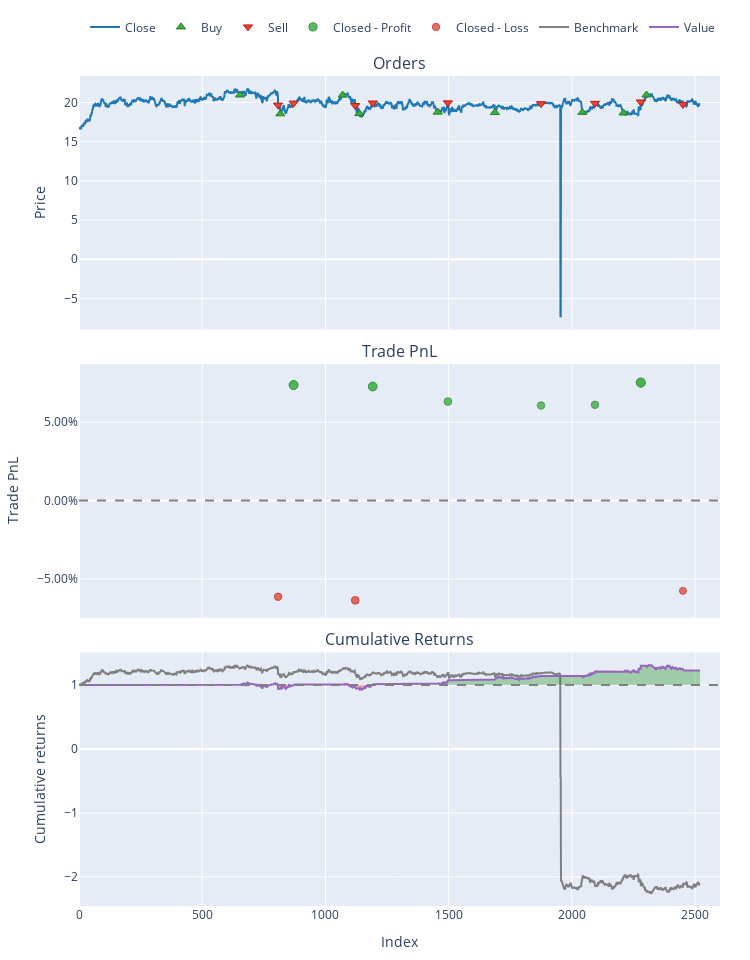

Notebook source saved alongside this figure:
### Code cell
pf.plot().show()

### Figure 1 — Plotly figure (JSON) as saved in the notebook; plotly's stock layout.template omitted (floating-point values rounded to 4 significant figures; data arrays with more than 128 entries replaced by an {"elided": "..."} marker saying what was removed)
{"data": [{"legendgroup": "0", "line": {"color": "#1f77b4"}, "name": "Close", "showlegend": true, "type": "scatter", "uid": "a4ff1629-c197-4c51-b1e1-c54dd1ad1edf", "x": {"elided": "2521 int values"}, "xaxis": "x", "y": {"elided": "2521 float values"}, "yaxis": "y"}, {"customdata": [[0, 4.77, 0], [2, 5.058, 0], [4, 4.811, 0], [6, 5.077, 0], [8, 5.392, 0], [10, 5.749, 0], [12, 6.089, 0], [14, 6.489, 0], [16, 6.213, 0]], "hovertemplate": "Order Id: %{customdata[0]}<br>Timestamp: %{x}<br>Price: %{y}<br>Size: %{customdata[1]:.6f}<br>Fees: %{customdata[2]:.6f}", "legendgroup": "1", "marker": {"color": "#37B13F", "line": {"color": "rgb(38,123,44)", "width": 1}, "size": 8, "symbol": "triangle-up"}, "mode": "markers", "name": "Buy", "type": "scatter", "uid": "008b0afc-c61a-4327-952f-24edb975ec6e", "x": [653, 817, 1070, 1138, 1456, 1688, 2043, 2210, 2303], "xaxis": "x", "y": [20.96, 18.56, 20.95, 18.59, 18.78, 18.72, 18.75, 18.67, 20.96], "yaxis": "y"}, {"customdata": [[1, 4.77, 0], [3, 5.058, 0], [5, 4.811, 0], [7, 5.077, 0], [9, 5.392, 0], [11, 5.749, 0], [13, 6.089, 0], [15, 6.489, 0], [17, 6.213, 0]], "hovertemplate": "Order Id: %{customdata[0]}<br>Timestamp: %{x}<br>Price: %{y}<br>Size: %{customdata[1]:.6f}<br>Fees: %{customdata[2]:.6f}", "legendgroup": "2", "marker": {"color": "#EA4335", "line": {"color": "rgb(181,31,18)", "width": 1}, "size": 8, "symbol": "triangle-down"}, "mode": "markers", "name": "Sell", "type": "scatter", "uid": "3adf8174-585b-46fa-b8db-440df546d5b1", "x": [808, 871, 1121, 1192, 1497, 1875, 2094, 2280, 2451], "xaxis": "x", "y": [19.68, 19.93, 19.62, 19.94, 19.96, 19.86, 19.9, 20.07, 19.76], "yaxis": "y"}, {"customdata": [[1, 1, 6.917, 0.07369], [3, 3, 6.866, 0.07275], [4, 4, 6.394, 0.06315], [5, 5, 6.529, 0.06066], [6, 6, 6.974, 0.06109], [7, 7, 9.115, 0.07525]], "hovertemplate": "Exit Trade Id: %{customdata[0]}<br>Position Id: %{customdata[1]}<br>Exit Timestamp: %{x}<br>PnL: %{customdata[2]:.6f}<br>Return: %{customdata[3]:.2%}", "legendgroup": "3", "marker": {"color": "#37B13F", "line": {"color": "rgb(38,123,44)", "width": 1}, "opacity": [0.8868, 0.8788, 0.7973, 0.7762, 0.7798, 0.9], "size": [8.958, 8.844, 7.677, 7.375, 7.427, 9.147], "symbol": "circle"}, "mode": "markers", "name": "Closed - Profit", "type": "scatter", "uid": "6671e321-92bd-4d6f-b1c5-bf10244f6e35", "x": [871, 1192, 1497, 1875, 2094, 2280], "xaxis": "x2", "y": [0.07369, 0.07275, 0.06315, 0.06066, 0.06109, 0.07525], "yaxis": "y2"}, {"customdata": [[0, 0, -6.133, -0.06133], [2, 2, -6.409, -0.06359], [8, 8, -7.5, -0.05758]], "hovertemplate": "Exit Trade Id: %{customdata[0]}<br>Position Id: %{customdata[1]}<br>Exit Timestamp: %{x}<br>PnL: %{customdata[2]:.6f}<br>Return: %{customdata[3]:.2%}", "legendgroup": "4", "marker": {"color": "#EA4335", "line": {"color": "rgb(181,31,18)", "width": 1}, "opacity": [0.7819, 0.801, 0.75], "size": [7.456, 7.73, 7], "symbol": "circle"}, "mode": "markers", "name": "Closed - Loss", "type": "scatter", "uid": "6856d707-8175-4f77-9319-7205883a78fc", "x": [808, 1121, 2451], "xaxis": "x2", "y": [-0.06133, -0.06359, -0.05758], "yaxis": "y2"}, {"legendgroup": "5", "line": {"color": "#7f7f7f"}, "name": "Benchmark", "showlegend": true, "type": "scatter", "uid": "108f19a7-0359-4dce-9d6f-2be613700e63", "x": {"elided": "2521 int values"}, "xaxis": "x3", "y": {"elided": "2521 float values"}, "yaxis": "y3"}, {"hoverinfo": "skip", "legendgroup": "6", "line": {"color": "rgba(0, 0, 0, 0)", "width": 0}, "opacity": 0, "showlegend": false, "type": "scatter", "uid": "a9c93f1a-6ef8-4731-a070-065a71965df4", "x": {"elided": "2521 int values"}, "xaxis": "x3", "y": {"elided": "2521 int values"}, "yaxis": "y3"}, {"connectgaps": false, "fill": "tonexty", "fillcolor": "rgba(0, 128, 0, 0.3)", "hoverinfo": "skip", "legendgroup": "6", "line": {"color": "rgba(0, 0, 0, 0)", "width": 0}, "opacity": 0, "showlegend": false, "type": "scatter", "uid": "a7119866-8aec-40fb-9ade-4b210a12d511", "x": {"elided": "2521 int values"}, "xaxis": "x3", "y": {"elided": "2521 float values"}, "yaxis": "y3"}, {"hoverinfo": "skip", "legendgroup": "6", "line": {"color": "rgba(0, 0, 0, 0)", "width": 0}, "opacity": 0, "showlegend": false, "type": "scatter", "uid": "55ccb710-18fc-44ab-8398-0ec213af8206", "x": {"elided": "2521 int values"}, "xaxis": "x3", "y": {"elided": "2521 int values"}, "yaxis": "y3"}, {"connectgaps": false, "fill": "tonexty", "fillcolor": "rgba(255, 0, 0, 0.3)", "hoverinfo": "skip", "legendgroup": "6", "line": {"color": "rgba(0, 0, 0, 0)", "width": 0}, "opacity": 0, "showlegend": false, "type": "scatter", "uid": "fa357bd5-2738-40de-97c1-883199557ec9", "x": {"elided": "2521 int values"}, "xaxis": "x3", "y": {"elided": "2521 float values"}, "yaxis": "y3"}, {"legendgroup": "7", "line": {"color": "#9467bd"}, "name": "Value", "showlegend": true, "type": "scatter", "uid": "a649aa1b-fbb6-4dbb-9191-fa8e8aa631b8", "x": {"elided": "2521 int values"}, "xaxis": "x3", "y": {"elided": "2521 float values"}, "yaxis": "y3"}, {"hoverinfo": "skip", "legendgroup": "6", "line": {"color": "rgba(0, 0, 0, 0)", "width": 0}, "opacity": 0, "showlegend": false, "type": "scatter", "uid": "f3da80d3-0d6a-40e5-9f8e-63133da4b532", "x": {"elided": "2521 int values"}, "xaxis": "x3", "y": {"elided": "2521 int values"}, "yaxis": "y3"}], "layout": {"annotations": [{"font": {"size": 16}, "showarrow": false, "text": "Orders", "x": 0.5, "xanchor": "center", "xref": "paper", "y": 1, "yanchor": "bottom", "yref": "paper"}, {"font": {"size": 16}, "showarrow": false, "text": "Trade PnL", "x": 0.5, "xanchor": "center", "xref": "paper", "y": 0.6528, "yanchor": "bottom", "yref": "paper"}, {"font": {"size": 16}, "showarrow": false, "text": "Cumulative Returns", "x": 0.5, "xanchor": "center", "xref": "paper", "y": 0.3056, "yanchor": "bottom", "yref": "paper"}], "height": 960, "legend": {"orientation": "h", "traceorder": "normal", "x": 1, "xanchor": "right", "y": 1.042, "yanchor": "bottom"}, "margin": {"b": 30, "l": 30, "r": 30, "t": 30}, "shapes": [{"line": {"color": "gray", "dash": "dash"}, "type": "line", "x0": 0, "x1": 1, "xref": "paper", "y0": 0, "y1": 0, "yref": "y2"}, {"line": {"color": "gray", "dash": "dash"}, "type": "line", "x0": 0, "x1": 1, "xref": "paper", "y0": 1, "y1": 1, "yref": "y3"}], "showlegend": true, "width": 750, "xaxis": {"anchor": "y", "domain": [0, 1], "matches": "x3", "showticklabels": false}, "xaxis2": {"anchor": "y2", "domain": [0, 1], "matches": "x3", "showticklabels": false}, "xaxis3": {"anchor": "y3", "domain": [0, 1], "title": {"text": "Index"}}, "yaxis": {"anchor": "x", "domain": [0.6944, 1], "title": {"text": "Price"}}, "yaxis2": {"anchor": "x2", "domain": [0.3472, 0.6528], "tickformat": ".2%", "title": {"text": "Trade PnL"}}, "yaxis3": {"anchor": "x3", "domain": [0, 0.3056], "title": {"text": "Cumulative returns"}}}}
